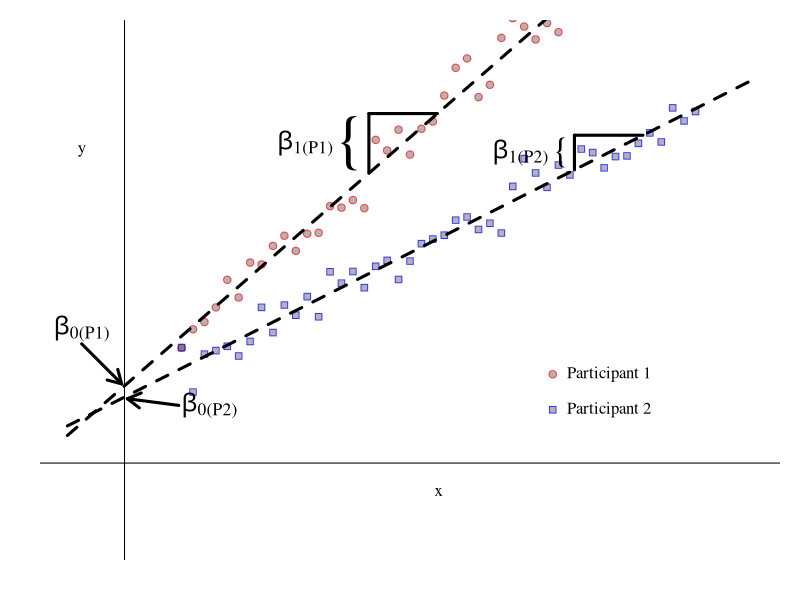

The R source for this figure:
library(tidyverse)
iv <- seq(1,10,10/50)
y_1 <- 2 + 1.3*iv + rnorm(length(iv), sd = 0.5)
y_2 <- 2 + 0.7*iv + rnorm(length(iv), sd = 0.5)

m_1 <- lm(y_1 ~ 1 + iv)
m_2 <- lm(y_2 ~ 1 + iv)

par(pty = 'm',
    mar = c(2,2,1,1),
    family = 'serif')
plot(iv,y_1,
     frame.plot = F,
     ylab = '',
     xlab = '',
     xlim = c(-1,11),
     ylim = c(-2,11),
     yaxt = 'n',
     xaxt = 'n',
     pch = 21,
     bg = alpha('black', 0.3),
     col = alpha('red', 0.7))
points(iv,y_2,pch=22,bg = alpha('black', 0.3), col = alpha('blue', 0.7))
abline(v = 0, h = 0)
my_points_y1 <- curve(cbind(1,x) %*% coef(m_1), add = T, lwd = 3, lty = 2)
my_points_y2 <- curve(cbind(1,x) %*% coef(m_2), add = T, lwd = 3, lty = 2)

points(0.75*max(iv),0.25*max(y_2), pch = 21, bg = alpha('black', 0.3), col = alpha('red', 0.7))
points(0.75*max(iv),0.15*max(y_2),pch=22,bg = alpha('black', 0.3), col = alpha('blue', 0.7))
text(0.775*max(iv),0.25*max(y_2),'Participant 1',adj=0)
text(0.775*max(iv),0.15*max(y_2),'Participant 2',adj=0)

lines(c(my_points_y1$x[45],my_points_y1$x[45]),c(my_points_y1$y[45],my_points_y1$y[55]), lwd = 3)
lines(c(my_points_y1$x[45],my_points_y1$x[55]),c(my_points_y1$y[55],my_points_y1$y[55]), lwd = 3)
lines(c(my_points_y2$x[75],my_points_y2$x[75]),c(my_points_y2$y[75],my_points_y2$y[85]), lwd = 3)
lines(c(my_points_y2$x[75],my_points_y2$x[85]),c(my_points_y2$y[85],my_points_y2$y[85]), lwd = 3)
text(0.92*my_points_y1$x[45],(my_points_y1$y[45]+my_points_y1$y[55])/2,"{", cex = 3.8)
text(0.74*my_points_y1$x[45],(my_points_y1$y[45]+my_points_y1$y[55])/2, expression(beta["1(P1)"]), cex = 1.5)
text(0.97*my_points_y2$x[75],(my_points_y2$y[75]+my_points_y2$y[85])/2,"{", cex = 2.1)
text(0.88*my_points_y2$x[75],(my_points_y2$y[75]+my_points_y2$y[85])/2, expression(beta["1(P2)"]), cex = 1.5)
text(1,1.5,expression(beta["0(P2)"]), adj = 0, cex = 1.5)
arrows(0.95,1.5,0.05,0.975*coef(m_2)[[1]], lwd = 3, length = 0.15)
text(-0.75,3.5,expression(beta["0(P1)"]), adj = 0.5, cex = 1.5)
arrows(-0.75,3.1,-0.05,1.025*coef(m_1)[[1]], lwd = 3, length = 0.15)
text(0.5*max(my_points_y1$x),-0.75,"x")
text(-0.75,0.5*max(my_points_y1$y),"y")